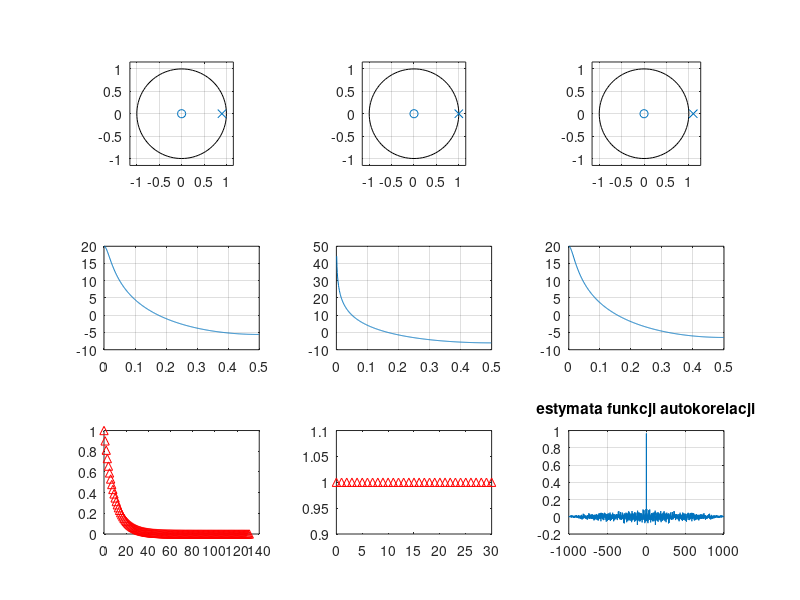
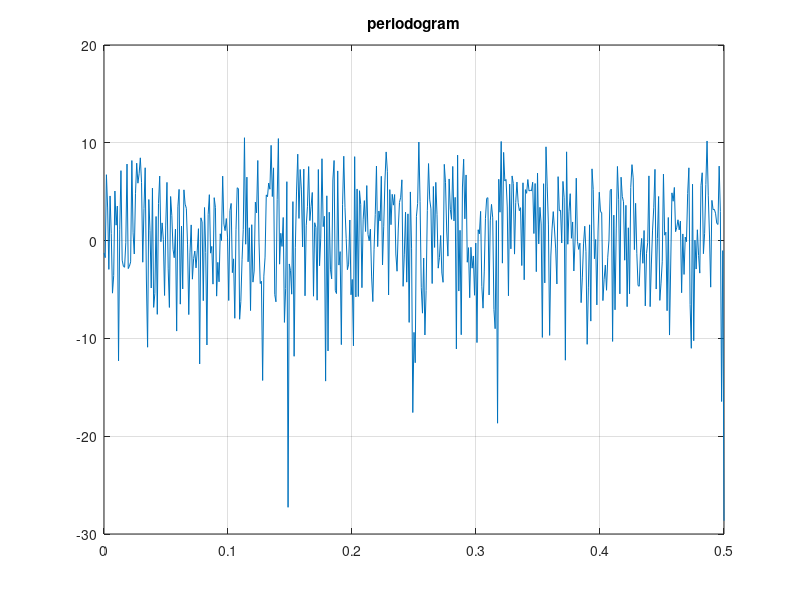
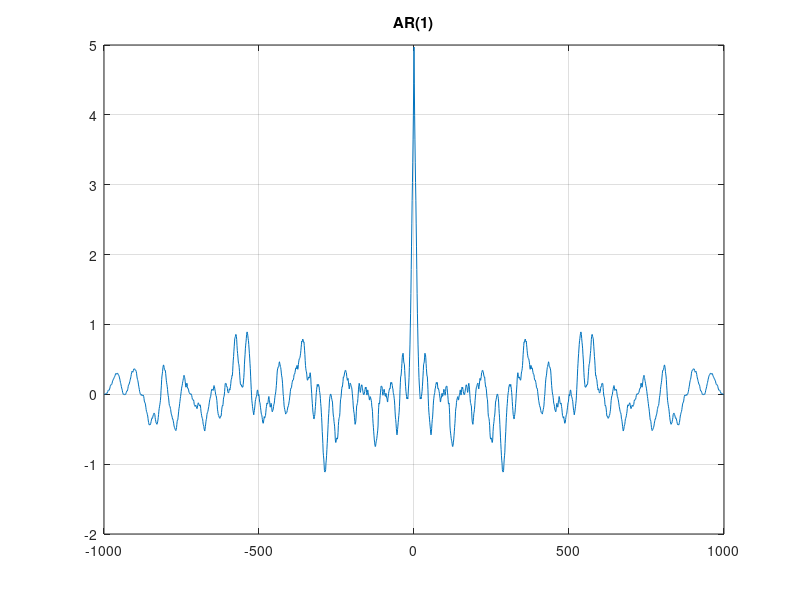
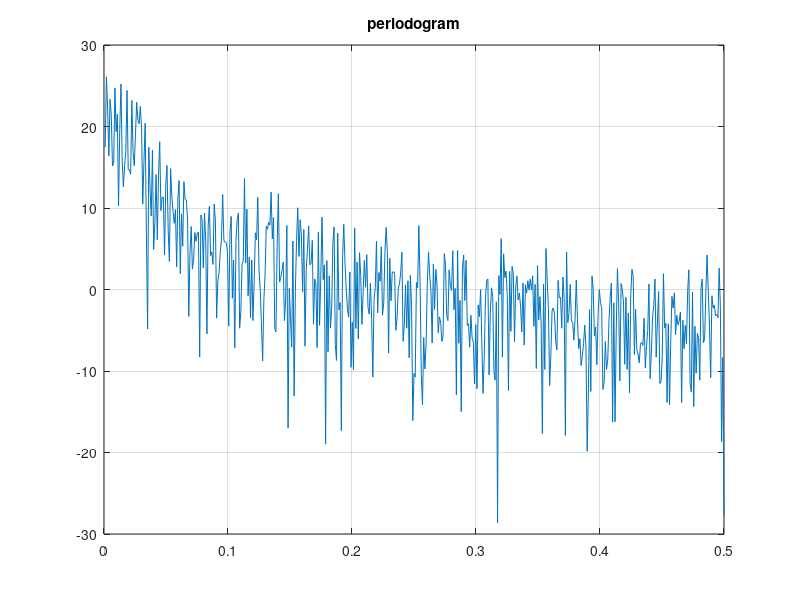

The MATLAB script that drew these images, in order: (Note: this script raises an error after producing the figures.)
%% 1
a_1 = [-0.9 -1 -1.1];
for i = 1:3
    B = 1; A = [1, a_1(i)];
    subplot(3,3,i)
    zplane(B, A); 
    [H, f] = freqz(B, A, [], 1); 
    subplot(3,3,3+i)
    plot(f, 20*log10(abs(H))); grid; 
    subplot(3,3,6+i)
    impz (B, A); 
end
%% 2
N = 1000; w = randn(N, 1); 
[R, lags] = xcorr(w, 'biased'); 
figure(1)
plot(lags, R); grid; 
title('estymata funkcji autokorelacji')

[S_per, f] = periodogram(w, [], [], 1);
figure(2)
plot(f, 10*log10(S_per)); grid;
title('periodogram')

S_cor = abs(fftshift(fft(R))); 
S_cor = [S_cor(N); 2*S_cor(N+1:2*N-1)]; 
f = (0:N-1)/(2*N-1); 
figure(3)
plot(f, 10*log10(S_cor)); grid; 
title('korelogram')
%% 3
a_1 = -0.9; 
B = 1; A = [1, a_1];
x = filter(B, A, w);
[R, lags] = xcorr(x, 'biased'); 
plot(lags, R); grid; 
title('AR(1)')

[S_per, f] = periodogram(x, [], [], 1); 
figure(4)
plot(f, 10*log10(S_per)); grid; 
title('periodogram')

S_cor = abs(fftshift(fft(R))); 
S_cor = [S_cor(N); 2*S_cor(N+1:2*N-1)]; 
f = (0:N-1)/(2*N-1); 
figure(5)
plot(f, 10*log10(S_cor)); grid; 
title('korelogram')

figure(100)
hold on
plot(x)
plot(w)
legend('AR(1)', 'szum')
%% 4
p = [1, 2, 3, 5, 10];
for i = 1:5
    [S_yw, f_x] = pyulear(x, p(i));
    subplot(1,5,i)
    plot(f_x/(2*pi), 10*log10(S_yw)); grid;
    title(strcat("p: ", num2str(p(i)), "  E: ", num2str(E(i))))
    [A_est{i}, E(i)] = aryule(x, p(i));
end
%% 3.2.1
B = 1; A = [1, -1.7, 1.1];
figure(1)
zplane(B, A); 
[H_m, f_m] = freqz(B, A); 
figure(2)
plot(f_m/(2*pi), 20*log10(abs(H_m))); grid; 

figure(3)
impz (B, A); 
 %%
N = 1000; w = randn(N,1); 
x = filter(B, A, w); 

figure(100)
hold on
plot(x)
plot(w)
legend('AR(2)', 'szum')
%%
[R, lags] = xcorr(x, 'biased');
figure(1)
plot(lags, R); grid; 
title('estymata funkcji autokorelacji')
[Sxx, f_x] = periodogram(x); 
figure(2)
plot(f_x/(2*pi),10*log10(Sxx)); grid; 
title('periodogram')
S_cor = abs(fftshift(fft(R)));
S_cor = [S_cor(N); 2*S_cor(N+1:2*N-1)]; 
f = (0:N-1)/(2*N-1); 
figure(3)
plot(f, 10*log10(S_cor)); grid;
title('korelogram')
%%
p = [1, 2, 3, 5, 10];
for i = 1:5
    [S_yw, f_x] = pyulear(x, p(i));
    subplot(1,5,i)
    plot(f_x/(2*pi), 10*log10(S_yw)); grid;
    title(strcat("p: ", num2str(p(i)), "  E: ", num2str(E(i))))
    [A_est{i}, E(i)] = aryule(x, p(i));
end
%% idelane
y_id = filter(A, B, x); 
R_id = xcorr(y_id, 'biased'); 
figure(1)
plot(-N+1:N-1, R_id); grid; 
title('funkcji autokorelacji')

S_cor = abs(fftshift(fft(R_id))); 
S_cor = [S_cor(N); 2*S_cor(N+1:2*N-1)]; 
f = (0:N-1)/(2*N-1); 
figure(2)
plot(f, 10*log10(S_cor)); grid;
title('korelogram')

% estymowane
p = 5;
[A_est, E] = aryule(x, p) 
y_est = filter(A_est, B, x); 
[R_est, lags] = xcorr(y_est, 'biased'); 
figure(3)
plot(lags, R_est); grid 
title('estymata funkcji autokorelacji')

S_cor = abs(fftshift(fft(R_est))); 
S_cor = [S_cor(N); 2*S_cor(N+1:2*N-1)]; 
f = (0:N-1)/(2*N-1); 
figure(4)
plot(f, 10*log10(S_cor)); grid;
title('korelogram estymowany')
%% 
clear A_est, E;
p = [1,2,5];
for i = 1:length(p)
    [A_est, E(i)] = aryule(x, p(i));
    A_est_save{i} = A_est;
    x_p = filter(-A_est(2:p(i)+1), 1, x);
    subplot(3,1,i)
    plot(1:N-1, x(2:N), 'r', 1:N-1, x_p(1:N-1), 'g'); grid; 
    title(strcat("p: ", num2str(p(i)), "  E: ", num2str(E(i))))
    abs(sum(sqrt(x.^2-x_p.^2))/length(x))
end
%%
B = [1, 1.5, 0.95]; A = [1, -1.7, 0.95]; 
subplot(1,3,1)
zplane(B, A);
[H_m, f_m] = freqz(B, A); 
subplot(1,3,2)
plot(f_m/(2*pi), 20*log10(abs(H_m))); grid;
subplot(1,3,3)
impz (B, A);
%%
N = 1024; w = randn(N,1); 
x = filter(B, A, w); 

figure(100)
hold on
plot(x)
plot(w)
legend('AR(2,2)', 'szum')
%%
[R, lags] = xcorr(x, 'biased');
figure(1)
plot(lags, R); grid; 
title('estymata funkcji autokorelacji')
[Sxx, f_x] = periodogram(x); 
figure(2)
plot(f_x/(2*pi),10*log10(Sxx)); grid; 
title('periodogram')
S_cor = abs(fftshift(fft(R)));
S_cor = [S_cor(N); 2*S_cor(N+1:2*N-1)]; 
f = (0:N-1)/(2*N-1); 
figure(3)
plot(f, 10*log10(S_cor)); grid;
title('korelogram')
%%
p = [1, 2, 5, 10, 20];
for i = 1:length(p)
    [S_yw, f_x] = pyulear(x, p(i));
    subplot(length(p),1,i)
    plot(f_x/(2*pi),10*log10(S_yw)); grid; 
    title(strcat("p: ", num2str(p(i))))
end
%% 3.4
N = 1000; 
s1 = sin(2*pi*0.15*(1:N)); 
s2 = sin(2*pi*0.16*(1:N)); 
w = 2*randn(1, N); 
s = s1 + s2 + w; 
%%
subplot(3,1,1)
plot(s); 
title('sygnał')

[R, lags] = xcorr(s, 'biased'); 
subplot(3,1,2)
plot(lags, R); grid; 
title('estymata funkcji autokorelacji')

S_cor = abs(fftshift(fft(R))); 
S_cor = [S_cor(N), 2*S_cor(N+1:2*N-1)]; 
f = (0:N-1)/(2*N-1); 
subplot(3,1,3)
plot(f, 10*log10(S_cor)); grid;
title('korelogram')
%%
clear A_est;
p = [5, 10, 20, 50, 60];
% p = [8];
for i  = 1:length(p)
    [S_yw, f_s] = pyulear(s, p(i)); 
    subplot(length(p),1,i)
    [A_est{i}, E(i)] = aryule(s, p(i));
    plot(f_s/(2*pi),10*log10(S_yw)); grid;
    title(strcat("p: ", num2str(p(i)), "  E: ", num2str(E(i))))
end
%% dodatkowe
v = 1:5;
p = 50;
for i  = 1:length(v)
    N = 1000; 
    s1 = sin(2*pi*0.15*(1:N)); 
    s2 = sin(2*pi*0.25*(1:N)); 
    w = v(i)*randn(1, N); 
    s = s1 + s2 + w; 
    [S_yw, f_s] = pyulear(s, p); 
    subplot(length(v),1,i)
    [A_est{i}, E(i)] = aryule(s, p);
    plot(f_s/(2*pi),10*log10(S_yw)); grid;
    title(strcat("p: ", num2str(p),"  var: ", num2str(v(i)^2), "  E: ", num2str(E(i))))
end
%% var vs p
p = 1:500;
v = 1:10;
for i = 1:length(p)
    for j = 1:length(v)
    N = 1000; 
    s1 = sin(2*pi*0.15*(1:N)); 
    s2 = sin(2*pi*0.25*(1:N)); 
    w = v(j)*randn(1, N); 
    s = s1 + s2 + w; 
    [S_yw, f_s] = pyulear(s, p(i)); 
    [~, E(i,j)] = aryule(s, p(i));
    plot(f_s/(2*pi),10*log10(S_yw)); grid;
    end
end

surf(E)
xlabel('zadane odchylenie standardowe')
ylabel('zadany rząd p')
zlabel('wartość wariancji estymaty')

